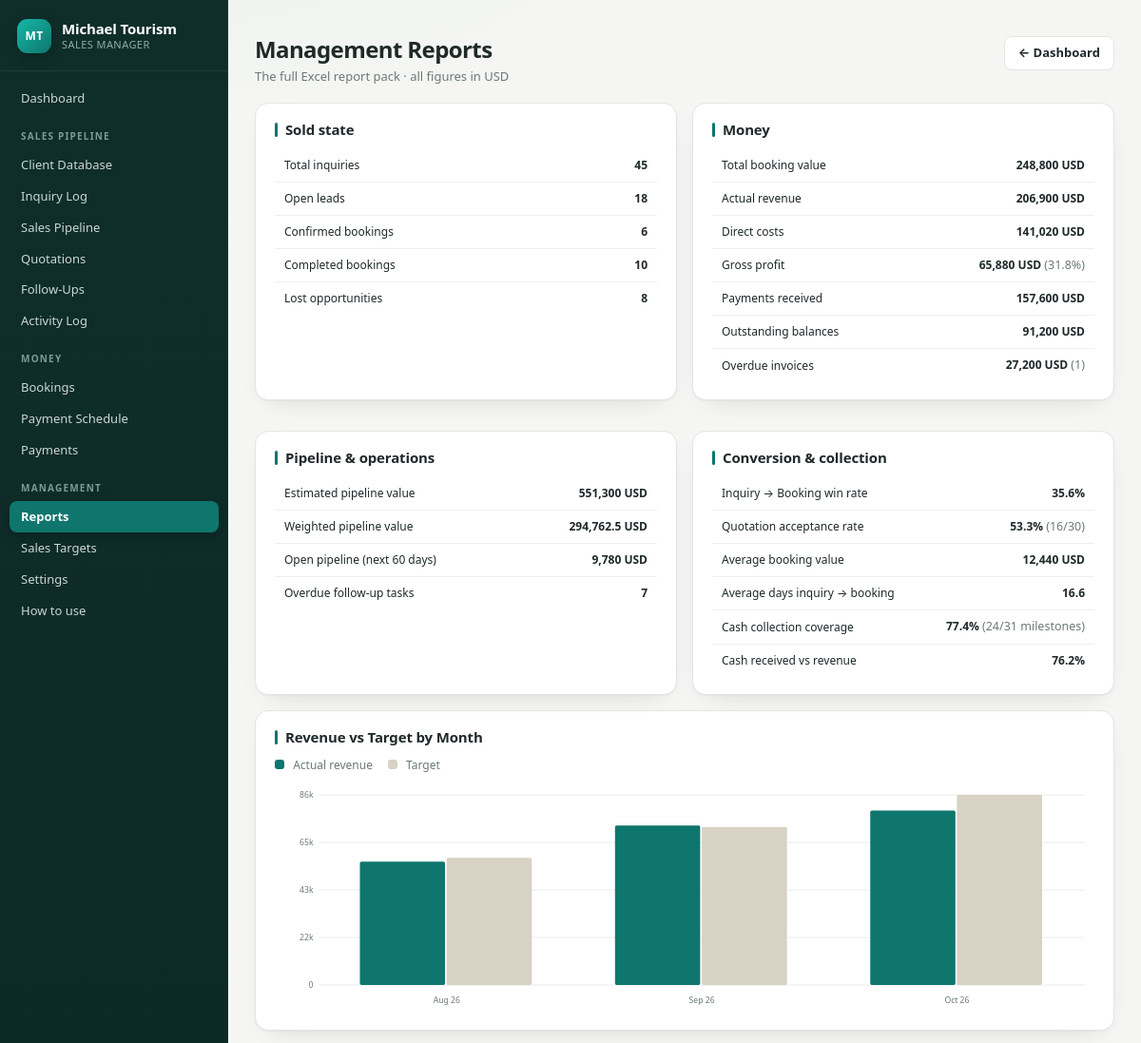
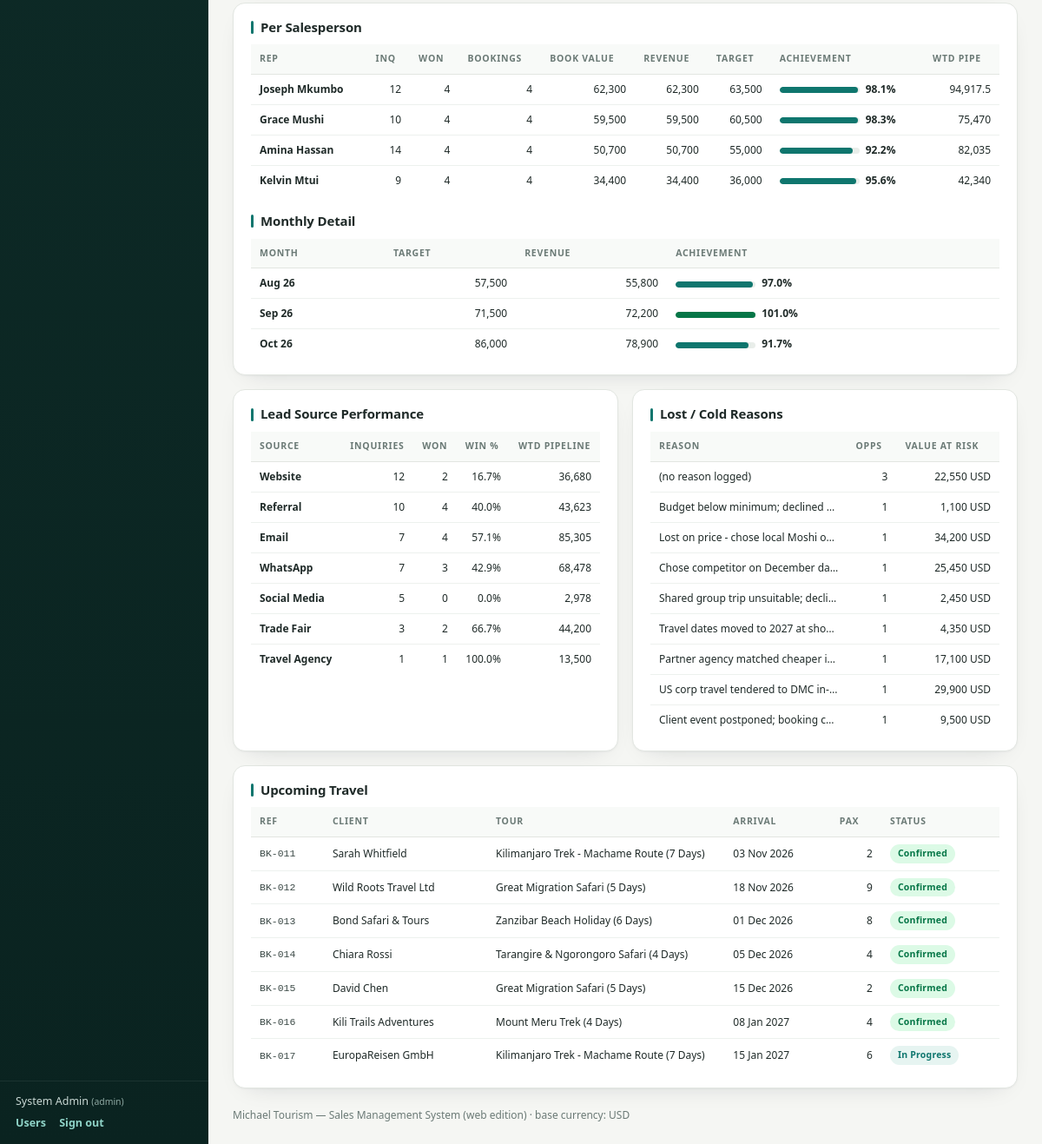
/index.php?page=reports (signed in), run on the app's committed database (2 pictures, top to bottom).
### tables this page shows
CREATE TABLE IF NOT EXISTS `users` (
  `id`            INT AUTO_INCREMENT PRIMARY KEY,
  `name`          VARCHAR(100) NOT NULL,
  `email`         VARCHAR(150) NOT NULL UNIQUE,
  `salt`          VARCHAR(64)  NOT NULL,
  `password_hash` VARCHAR(64)  NOT NULL,
  `role`          ENUM('admin','manager','sales') NOT NULL DEFAULT 'sales',
  `active`        TINYINT(1) NOT NULL DEFAULT 1,
  `created_at`    TIMESTAMP NOT NULL DEFAULT CURRENT_TIMESTAMP
);

CREATE TABLE IF NOT EXISTS `bookings` (
  `id`               INT AUTO_INCREMENT PRIMARY KEY,
  `inquiry_id`       INT NULL,
  `client_id`        INT NULL,
  `tour`             VARCHAR(150) NULL,
  `arrival`          DATE NULL,
  `departure`        DATE NULL,
  `pax`              INT NULL,
  `status`           VARCHAR(20) DEFAULT 'Tentative',
  `booking_date`     DATE NULL,
  `salesperson`      INT NULL,
  `booking_value`    DECIMAL(12,2) NULL,
  `currency`         CHAR(3) DEFAULT 'USD',
  `actual_revenue`   DECIMAL(12,2) NULL,
  `direct_cost`      DECIMAL(12,2) NULL,
  `payment_due_date` DATE NULL,
  `notes`            TEXT NULL,
  KEY `idx_client` (`client_id`), KEY `idx_inquiry` (`inquiry_id`),
  KEY `idx_status` (`status`), KEY `idx_salesperson` (`salesperson`),
  KEY `idx_bdate` (`booking_date`)
);

CREATE TABLE IF NOT EXISTS `clients` (
  `id`             INT AUTO_INCREMENT PRIMARY KEY,
  `name`           VARCHAR(150) NOT NULL,
  `client_type`    VARCHAR(30)  NULL,
  `country`        VARCHAR(80)  NULL,
  `contact_person` VARCHAR(100) NULL,
  `email`          VARCHAR(150) NULL,
  `phone`          VARCHAR(50)  NULL,
  `first_inquiry`  DATE         NULL,
  `owner_id`       INT          NULL,
  `notes`          TEXT         NULL,
  `created_at`     TIMESTAMP NOT NULL DEFAULT CURRENT_TIMESTAMP,
  KEY `idx_name` (`name`)
);

### app/views/reports.php (the view, shortened to what the rows shown need)
<div class="topbar">
  <div>
    <h1>Management Reports</h1>
    <div class="hint">The full Excel report pack · all figures in <?= e($base_cur) ?></div>
  </div>
  <div class="tools">
    <a class="btn ghost" href="index.php?page=dashboard">← Dashboard</a>
  </div>
</div>
<div class="two equal">
  <div class="card">
    <h2>Sold state</h2>
    <table class="grid small">
      <tbody>
        <tr><td>Total inquiries</td><td class="num"><b><?= number_format($rep['inquiries']) ?></b></td></tr>
        <tr><td>Open leads</td><td class="num"><b><?= number_format($rep['open_leads']) ?></b></td></tr>
        <tr><td>Confirmed bookings</td><td class="num"><b><?= number_format($rep['confirmed']) ?></b></td></tr>
        <tr><td>Completed bookings</td><td class="num"><b><?= number_format($rep['completed']) ?></b></td></tr>
        <tr><td>Lost opportunities</td><td class="num"><b><?= number_format($rep['lost_opps']) ?></b></td></tr>
      </tbody>
    </table>
  </div>
  <div class="card">
    <h2>Money</h2>
    <table class="grid small">
      <tbody>
        <tr><td>Total booking value</td><td class="num"><b><?= money($rep['booking_value'], true) ?></b></td></tr>
        <tr><td>Actual revenue</td><td class="num"><b><?= money($rep['revenue'], true) ?></b></td></tr>
        <tr><td>Direct costs</td><td class="num"><b><?= money($rep['cost'], true) ?></b></td></tr>
        <tr><td>Gross profit</td><td class="num"><b><?= money($rep['gross_profit'], true) ?></b> <span class="hint">(<?= number_format($rep['margin_pct'], 1) ?>%)</span></td></tr>
        <tr><td>Payments received</td><td class="num"><b><?= money($rep['payments'], true) ?></b></td></tr>
        <tr><td>Outstanding balances</td><td class="num"><b><?= money($rep['outstanding'], true) ?></b></td></tr>
        <tr><td>Overdue invoices</td><td class="num"><b class="<?= $rep['overdue_invoices_amt'] > 0 ? 'neg' : '' ?>"><?= money($rep['overdue_invoices_amt'], true) ?></b> <span class="hint">(<?= $rep['overdue_invoices_n'] ?>)</span></td></tr>
      </tbody>
    </table>
  </div>
  <div class="card">
    <h2>Pipeline &amp; operations</h2>
    <table class="grid small">
      <tbody>
        <tr><td>Estimated pipeline value</td><td class="num"><b><?= money($rep['estimated_pipeline'], true) ?></b></td></tr>
        <tr><td>Weighted pipeline value</td><td class="num"><b><?= money_precise($rep['weighted_pipeline'], true) ?></b></td></tr>
        <tr><td>Open pipeline (next 60 days)</td><td class="num"><b><?= money($rep['open_pipeline_60'], true) ?></b></td></tr>
        <tr><td>Overdue follow-up tasks</td><td class="num"><b class="<?= $rep['overdue_tasks'] > 0 ? 'neg' : '' ?>"><?= number_format($rep['overdue_tasks']) ?></b></td></tr>
      </tbody>
    </table>
  </div>
  <div class="card">
    <h2>Conversion &amp; collection</h2>
    <table class="grid small">
      <tbody>
        <tr><td>Inquiry → Booking win rate</td><td class="num"><b><?= number_format($rep['conversion'], 1) ?>%</b></td></tr>
        <tr><td>Quotation acceptance rate</td><td class="num"><b><?= number_format($rep['quote_win_rate'], 1) ?>%</b> <span class="hint">(<?= $rep['quotes_accepted'] ?>/<?= $rep['quotes'] ?>)</span></td></tr>
        <tr><td>Average booking value</td><td class="num"><b><?= money($rep['avg_lead_value'], true) ?></b></td></tr>
        <tr><td>Average days inquiry → booking</td><td class="num"><b><?= number_format($rep['avg_days_confirm'], 1) ?></b></td></tr>
        <tr><td>Cash collection coverage</td><td class="num"><b><?= number_format($rep['collection'], 1) ?>%</b> <span class="hint">(<?= $rep['sched_paid'] ?>/<?= $rep['sched_total'] ?> milestones)</span></td></tr>
        <tr><td>Cash received vs revenue</td><td class="num"><b><?= number_format($rep['cash_vs_revenue'], 1) ?>%</b></td></tr>
      </tbody>
    </table>
  </div>
</div>
<div class="card full">
  <h2>Revenue vs Target by Month</h2>
  <div class="legend">
    <span><i style="background:#0F766E"></i> Actual revenue</span>
    <span><i style="background:#D8D2C4"></i> Target</span>
  </div>
  <?= svg_grouped_bars($monthly, 'label', [
      ['key' => 'revenue', 'label' => 'Revenue', 'color' => '#0F766E'],
      ['key' => 'target',  'label' => 'Target',  'color' => '#D8D2C4'],
  ], 1000, 280) ?>
</div>
<div class="card">
  <h2>Per Salesperson</h2>
  <div class="tablewrap">
  <table class="grid small">
    <thead><tr><th>Rep</th><th class="num">Inq</th><th class="num">Won</th><th class="num">Bookings</th><th class="num">Book Value</th><th class="num">Revenue</th><th class="num">Target</th><th>Achievement</th><th class="num">Wtd Pipe</th></tr></thead>
    <tbody>
    <?php foreach ($team as $r): ?>
      <tr><td><b><?= e($r['name']) ?></b></td>
        <td class="num"><?= $r['inq_n'] ?></td><td class="num"><?= $r['won_n'] ?></td><td class="num"><?= $r['bk_n'] ?></td>
        <td class="num"><?= money($r['bk_value']) ?></td><td class="num"><?= money($r['revenue']) ?></td>
        <td class="num"><?= money($r['target']) ?></td>
        <td><?= (float)$r['target'] > 0 ? pct_bar(pct($r['revenue'], $r['target'])) : '<span class="bdg dim">no target</span>' ?></td>
        <td class="num"><?= money_precise($r['open_pipeline']) ?></td></tr>
    <?php endforeach; ?>
    </tbody>
  </table>
  </div>
  <h2>Monthly Detail</h2>
  <div class="tablewrap">
  <table class="grid small">
    <thead><tr><th>Month</th><th class="num">Target</th><th class="num">Revenue</th><th>Achievement</th></tr></thead>
    <tbody>
    <?php foreach ($monthly as $mrow): ?>
      <tr><td><b><?= e($mrow['label']) ?></b></td>
        <td class="num"><?= $mrow['target'] > 0 ? money($mrow['target']) : '—' ?></td>
        <td class="num"><?= money($mrow['revenue']) ?></td>
        <td><?= $mrow['target'] > 0 ? pct_bar(pct($mrow['revenue'], $mrow['target'])) : '<span class="bdg dim">no target</span>' ?></td></tr>
    <?php endforeach; ?>
    </tbody>
  </table>
  </div>
</div>
<div class="two equal">
  <div class="card">
    <h2>Lead Source Performance</h2>
    <div class="tablewrap">
    <table class="grid small">
      <thead><tr><th>Source</th><th class="num">Inquiries</th><th class="num">Won</th><th class="num">Win %</th><th class="num">Wtd Pipeline</th></tr></thead>
      <tbody>
      <?php foreach ($sources as $s): ?>
        <tr><td><b><?= e($s['src']) ?></b></td>
          <td class="num"><?= $s['inq_n'] ?></td><td class="num"><?= $s['won_n'] ?></td>
          <td class="num"><?= number_format(pct($s['won_n'], $s['inq_n']), 1) ?>%</td>
          <td class="num"><?= money($s['pipeline']) ?></td></tr>
      <?php endforeach; ?>
      </tbody>
    </table>
    </div>
  </div>
  <div class="card">
    <h2>Lost / Cold Reasons</h2>
    <div class="tablewrap">
    <table class="grid small">
      <thead><tr><th>Reason</th><th class="num">Opps</th><th class="num">Value at Risk</th></tr></thead>
      <tbody>
      <?php foreach ($lost as $l): ?>
        <tr><td class="celltext"><?= e($l['reason']) ?></td><td class="num"><?= $l['n'] ?></td><td class="num"><?= money($l['value'], true) ?></td></tr>
      <?php endforeach; ?>
      </tbody>
    </table>
    </div>
  </div>
</div>
<div class="card">
  <h2>Upcoming Travel</h2>
  <div class="tablewrap">
  <table class="grid small">
    <thead><tr><th>Ref</th><th>Client</th><th>Tour</th><th>Arrival</th><th class="num">Pax</th><th>Status</th></tr></thead>
    <tbody>
    <?php foreach ($upcoming as $u): ?>
      <tr><td class="cd"><?= e($u['bk_code']) ?></td><td><?= e($u['client_name']) ?></td><td class="celltext"><?= e($u['tour']) ?></td>
        <td><?= e(date('d M Y', strtotime($u['arrival']))) ?></td><td class="num"><?= $u['pax'] ?></td>
        <td><?= badge($u['status']) ?></td></tr>
    <?php endforeach; ?>
    </tbody>
  </table>
  </div>
</div>

### app/helpers.php (shortened to what the rows shown need)
<?php
function e(?string $s): string
{
    return htmlspecialchars((string)$s, ENT_QUOTES, 'UTF-8');
}
function base_currency(): string
{
    return strtoupper(Env::get('BASE_CURRENCY', 'USD'));
}
function money($n, bool $with_cur = false): string
{
    $s = number_format((float)$n, 0);
    return $with_cur ? $s . ' ' . base_currency() : $s;
}
function money_precise($n, bool $with_cur = false): string
{
    $s = number_format((float)$n, 2);
    $s = rtrim(rtrim($s, '0'), '.');
    return $with_cur ? $s . ' ' . base_currency() : $s;
}
function pct($part, $whole): float
{
    return ($whole > 0) ? round(100 * $part / $whole, 1) : 0.0;
}
function badge(string $status): string
{
    $s = trim((string)$status);
    $map = [
        'Completed' => 'ok', 'Accepted' => 'ok', 'Paid' => 'ok', 'Active' => 'ok',
        'Confirmed' => 'ok', 'Won' => 'ok', 'Yes' => 'ok',
        'Scheduled' => 'info', 'Sent' => 'info', 'Prospect' => 'info', 'Partially Paid' => 'info',
        'Qualified' => 'info', 'In Progress' => 'info', 'Revised' => 'info', 'Refunded' => 'info',
        'Tentative' => 'warn', 'Pending' => 'warn', 'Unpaid' => 'warn', 'Overdue' => 'bad',
        'Partially Converted' => 'warn', 'Quote Sent' => 'warn', 'Dormant' => 'warn',
        'Lost' => 'bad', 'Cancelled' => 'bad', 'Declined' => 'bad', 'Expired' => 'bad', 'Rejected' => 'bad',
        'Inactive' => 'dim', 'No' => 'dim', 'Draft' => 'dim', 'Open' => 'info',
    ];
    $cls = $map[$s] ?? 'dim';
    return '<span class="bdg ' . $cls . '">' . e($s) . '</span>';
}
function pct_bar(float $pct): string
{
    $pct = max(0.0, min(150.0, $pct));
    $cls = $pct >= 100 ? 'ok' : ($pct >= 75 ? 'mid' : 'low');
    return '<div class="pbar"><div class="fill ' . $cls . '" style="width:'
        . sprintf('%01.1f%%', $pct) . '"></div></div>'
        . '<span class="pnum">' . number_format($pct, 1) . '%</span>';
}
function short_money($n): string
{
    $n = (float)$n;
    if (abs($n) >= 1000)    return rtrim(rtrim(number_format($n / 1000, 0), '0'), '.') . 'k';
    return number_format($n, 0);
}
function svg_grouped_bars(array $rows, string $labelKey, array $series, int $width = 900, int $height = 260): string
{
    $max = 0.0;
    foreach ($rows as $r) foreach ($series as $s) $max = max($max, (float)($r[$s['key']] ?? 0));
    $padL = 54; $padR = 12; $padT = 14; $padB = 34;
    $plotW = max(10, $width - $padL - $padR);
    $plotH = max(10, $height - $padT - $padB);
    $n = count($rows);
    $groupW = $plotW / $n;
    $barW = max(3, ($groupW * 0.68) / count($series));
    $out = '<svg class="svgchart" viewBox="0 0 ' . $width . ' ' . $height . '" role="img" aria-label="Chart">';
    for ($i = 0; $i <= 4; $i++) {
        $y = $padT + $plotH - ($plotH * $i / 4);
        $val = $max * $i / 4;
        $out .= '<line x1="' . $padL . '" y1="' . round($y, 1) . '" x2="' . ($width - $padR)
              . '" y2="' . round($y, 1) . '" class="cgrid"/>';
        $out .= '<text x="' . ($padL - 7) . '" y="' . round($y + 3, 1)
              . '" class="clabel" text-anchor="end">' . e(short_money($val)) . '</text>';
    }
    foreach ($rows as $i => $r) {
        $gx = $padL + $i * $groupW + ($groupW - $barW * count($series)) / 2;
        foreach ($series as $j => $s) {
            $v = max(0, (float)($r[$s['key']] ?? 0));
            $h = $plotH * $v / $max;
            $x = $gx + $j * $barW;
            $y = $padT + $plotH - $h;
            $out .= '<rect x="' . round($x, 1) . '" y="' . round($y, 1) . '" width="' . round($barW - 2, 1)
                  . '" height="' . round($h, 1) . '" rx="2" fill="' . e($s['color']) . '">'
                  . '<title>' . e((string)($r[$labelKey] ?? '')) . ' — ' . e($s['label']) . ': '
                  . e(number_format($v)) . '</title></rect>';
        }
        $cx = $padL + $i * $groupW + $groupW / 2;
        $out .= '<text x="' . round($cx, 1) . '" y="' . ($height - 12)
              . '" class="clabel" text-anchor="middle">' . e((string)($r[$labelKey] ?? '')) . '</text>';
    }
    return $out . '</svg>';
}

### app/views/layout.php (shortened to what the rows shown need)
?><!DOCTYPE html>
<html lang="en">
<head>
<link rel="stylesheet" href="assets/style.css">
</head>
<body class="<?= !empty($bare) ? 'bare' : '' ?>">
<?php if (!empty($bare)): ?>
  <?= $content ?>
<?php else: ?>
<div class="shell">
  <aside class="side">
    <div class="brand">
      <span class="mark">MT</span>
      <div class="brandtext"><b>Michael Tourism</b><span>Sales Manager</span></div>
    </div>
    <nav>
      <a href="index.php?page=dashboard" <?= ($page ?? '') === 'dashboard' ? 'class="on"' : '' ?>>Dashboard</a>
      <?php
        $groups = [
          'Sales Pipeline' => [
            ['clients',      'Client Database'],
            ['inquiries',    'Inquiry Log'],
            ['pipeline',     'Sales Pipeline'],
            ['quotations',   'Quotations'],
            ['followups',    'Follow-Ups'],
            ['activities',   'Activity Log'],
          ],
          'Money' => [
            ['bookings',     'Bookings'],
            ['schedule',     'Payment Schedule'],
            ['payments',     'Payments'],
          ],
          'Management' => [
            ['reports',      'Reports'],
            ['targets',      'Sales Targets'],
            ['settings',     'Settings'],
            ['help',         'How to use'],
          ],
        ];
        foreach ($groups as $label => $items): ?>
          <div class="navgrp"><?= e($label) ?></div>
          <?php foreach ($items as [$p, $txt]): ?>
            <a href="index.php?page=<?= $p ?>" <?= ($page ?? '') === $p ? 'class="on"' : '' ?>><?= e($txt) ?></a>
          <?php endforeach; ?>
        <?php endforeach; ?>
    </nav>
    <div class="me">
      <div><?= e($user['name'] ?? '') ?> <small>(<?= e($user['role'] ?? '') ?>)</small></div>
      <a href="index.php?page=users">Users</a>
      <a href="index.php?page=logout">Sign out</a>
    </div>
  </aside>
  <main class="main">
    <?= $content ?>
    <footer class="foot">Michael Tourism — Sales Management System (web edition) · base currency: <?= e($base_cur) ?></footer>
  </main>
</div>
<?php endif; ?>
</body>
</html>

### data on the page
users: name "System Admin", role "admin"
bookings: bk_code "BK-011", client.name "Sarah Whitfield", tour "Kilimanjaro Trek - Machame Route (7 Days)", arrival "03 Nov 2026", pax "2", status "Confirmed"
bookings: bk_code "BK-012", client.name "Wild Roots Travel Ltd", tour "Great Migration Safari (5 Days)", arrival "18 Nov 2026", pax "9", status "Confirmed"
bookings: bk_code "BK-013", client.name "Bond Safari & Tours", tour "Zanzibar Beach Holiday (6 Days)", arrival "01 Dec 2026", pax "8", status "Confirmed"
bookings: bk_code "BK-014", client.name "Chiara Rossi", tour "Tarangire & Ngorongoro Safari (4 Days)", arrival "05 Dec 2026", pax "4", status "Confirmed"
bookings: bk_code "BK-015", client.name "David Chen", tour "Great Migration Safari (5 Days)", arrival "15 Dec 2026", pax "2", status "Confirmed"
bookings: bk_code "BK-016", client.name "Kili Trails Adventures", tour "Mount Meru Trek (4 Days)", arrival "08 Jan 2027", pax "4", status "Confirmed"
bookings: bk_code "BK-017", client.name "EuropaReisen GmbH", tour "Kilimanjaro Trek - Machame Route (7 Days)", arrival "15 Jan 2027", pax "6", status "In Progress"

### other printed values
$label "SALES PIPELINE"
$txt "Client Database"
$txt "Inquiry Log"
$txt "Sales Pipeline"
$txt "Quotations"
$txt "Follow-Ups"
$txt "Activity Log"
$label "MONEY"
$txt "Bookings"
$txt "Payment Schedule"
$txt "Payments"
$label "MANAGEMENT"
$txt "Reports"
$txt "Sales Targets"
$txt "Settings"
